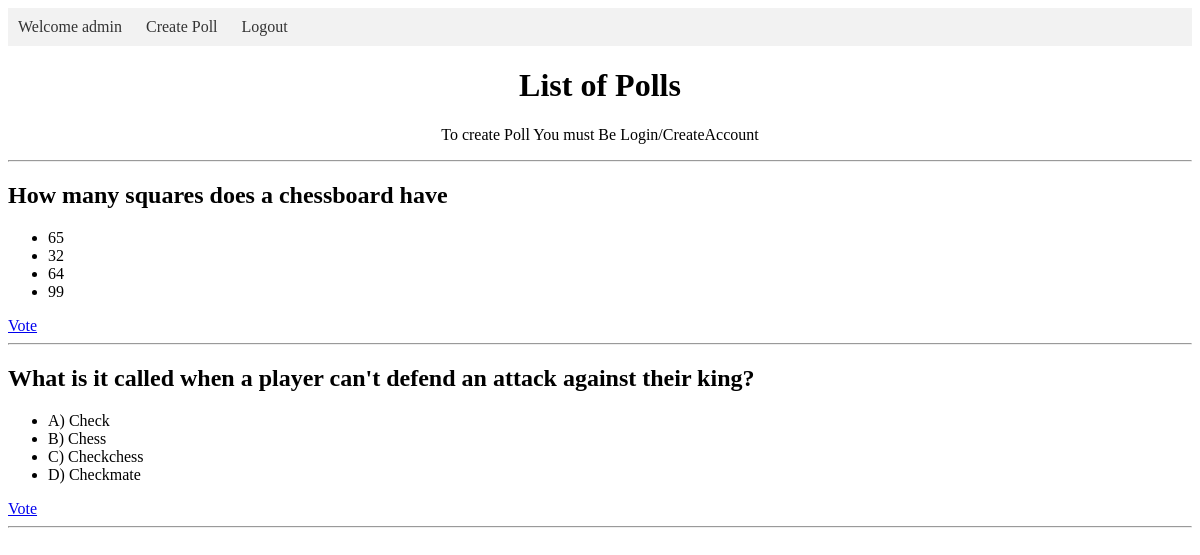
The app's page / (signed in) with its own data.
### polls/models.py (models this page shows, shortened)
class Poll(models.Model):
    question = models.CharField(max_length=200)

class Choice(models.Model):
    poll = models.ForeignKey(Poll, on_delete=models.CASCADE)
    choice_text = models.CharField(max_length=200)
    votes = models.IntegerField(default=0)

### polls/views.py (the view)
# urls.py: path('', views.PollListView.as_view(), name='list'),
class PollListView(View):
    def get(self, request):
        polls = Poll.objects.all()
        return render(request, 'polls/poll_list.html', {'polls': polls})

### polls/templates/polls/poll_list.html
{% extends 'polls/base.html' %}
{% block content %}
<h1>List of Polls</h1>
<center><p>To create Poll You must Be Login/CreateAccount</p></center>
<hr>
{% for poll in polls %}
  <h2>{{ poll.question }}</h2>
  <ul>
    {% for choice in poll.choice_set.all %}
      <li>{{ choice.choice_text }}</li>
    {% endfor %}
  </ul>
  <a href="{% url 'polls:detail' poll_id=poll.id %}">Vote</a>
  <hr>
{% endfor %}
{% endblock %}

### polls/templates/polls/base.html (shortened to what this page needs)
{% load static %}
<!DOCTYPE html>
<html lang="en">
<head>
    <link rel="stylesheet" type="text/css" href="{% static 'polls/style.css' %}">
</head>
<body>
  <nav>
    <ul>
      {% if user.is_authenticated %}
      <li><a href="{% url 'polls:list' %}">Welcome {{user.username}}</a></li>
        <li><a href="{% url 'polls:create' %}">Create Poll</a></li>
        <li><a href="{% url 'polls:logout' %}">Logout</a></li>
      {% else %}
      <li><a href="{% url 'polls:list' %}">Home</a></li>
        <li><a href="{% url 'polls:login' %}">Login</a></li>
        <li><a href="{% url 'polls:register' %}">Register</a></li>
      {% endif %}
    </ul>
  </nav>
    {% block content %}
    {% endblock %}
</body>
</html>

### polls/static/polls/style.css (style rules this page uses)
nav { background-color: #f2f2f2; }
nav ul { list-style-type: none; margin: 0; padding: 0; }
nav ul li { display: inline; }
nav ul li a { display: inline-block; padding: 10px; text-decoration: none; color: #333; }
h1 { text-align: center; }

### records on screen
Poll: question "How many squares does a chessboard have"
Choice: choice_text "65"
Choice: choice_text "32"
Choice: choice_text "64"
Choice: choice_text "99"
Poll: question "What is it called when a player can't defend an attack against their king?"
Choice: choice_text "A) Check"
Choice: choice_text "B) Chess"
Choice: choice_text "C) Checkchess"
Choice: choice_text "D) Checkmate"

### other values on screen
{{ user.username }} "admin"
